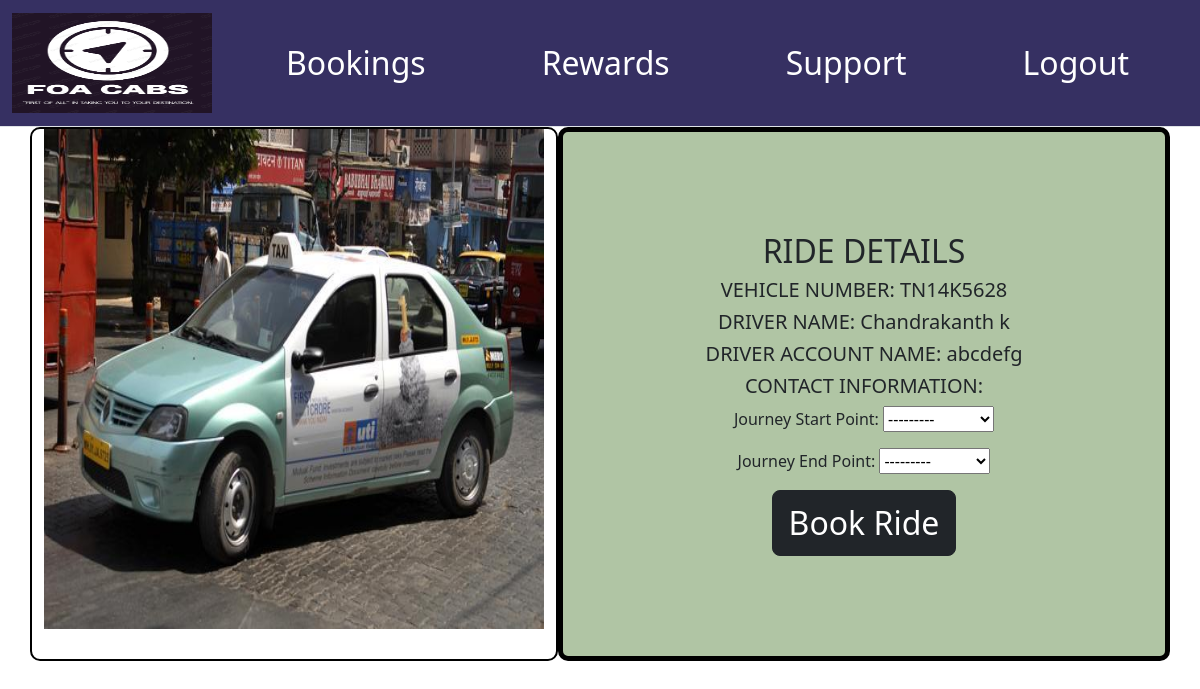
Page /customer/book_ride/abcdefg (signed in) on the committed database.
### driver/models.py (models this page shows)
class Drivers(models.Model):
    driver=models.OneToOneField(User,on_delete=models.CASCADE)
    vehicle_number=models.CharField(verbose_name='Vehicle Registration Number',
                                    unique=True,max_length=20)
    city_operating=models.CharField(max_length=20,null=False)
    vehicle_pic=models.ImageField(verbose_name='Upload Your Vehicle Photo',
                                  upload_to='driver/vehicle',
                                  blank=True)
    profile_pic=models.ImageField(verbose_name='Profile Picture',
                                  upload_to='driver/profile_pic',
                                  blank=True)
    mobile_number=models.CharField(verbose_name='Mobile Number',
                                   default='',
                                   max_length=20)
    createdAt=models.DateTimeField(auto_now_add=True)
    def __str__(self):
        return self.driver.username

### customer/models.py (models this page shows, shortened)
class Rides(models.Model):
    book_id = models.CharField(primary_key=True,
                               default=uuid.uuid4,
                               editable=False,max_length=100)
    customer_name=models.ForeignKey(Customers,on_delete=models.DO_NOTHING)
    driver_name=models.ForeignKey(Drivers,on_delete=models.DO_NOTHING)
    hours_travelled=models.FloatField(verbose_name='Hours Travelled',default=generate_travel_hours)
    journey_start_point=models.ForeignKey(Locations,models.DO_NOTHING,
                                          verbose_name='Journey Start Point',
                                         max_length=100,
                                         related_name='journey_start_location')
    journey_end_point=models.ForeignKey(Locations,models.DO_NOTHING,
                                        verbose_name='Journey End Point',
                                       max_length=100,
                                       related_name='journey_end_location')
    journey_start_time=models.DateTimeField(verbose_name='Journey Start Time',default=timezone.now)
    journey_end_time=models.DateTimeField(verbose_name='Journey End Time',default=timezone.now)
    payment_amount=models.FloatField(default=generate_payment_amount)
    payment_status_choices=(
        ('paid',"Paid"),
        ('not_paid','Not Paid'),
        ('refund','Refunded')
    )
    payment_status=models.CharField(default='not_paid',
                                    choices=payment_status_choices,
                                    max_length=10)
    ride_status_choices=(
        ('booked','Booked'),
        ('started','Started'),
        ('completed','Completed'),
        ('cancelled','Cancelled')
    )
    ride_status=models.CharField(default='booked',
                                 choices=ride_status_choices,
                                 max_length=10)
    createdAt=models.DateTimeField(auto_now_add=True)
    rating_choices=(
        ('poor',1),
        ('below average',2),
        ('average',3),
        ('above average',4),
        ('good',5)
                    )
    rating=models.IntegerField(choices=rating_choices,null=True)

### customer/views.py (the view, shortened to what this page needs)
# urls.py: path('book_ride/<str:driver>',views.book_ride,name='book_ride')
def book_ride(request,driver):
    customer= request.user.username
    customer_id=request.user.id
    print('customer name:',customer)
    print('driver name:',driver)
    print(type(customer),type(driver))
    ride_request_form = RideRequestForm(initial={'driver_name': driver,
                                                 'customer_name': customer})
    customer_obj=[x for x in Customers.objects.all() if x.customer.username==customer][0]
    driver_obj = [x for x in Drivers.objects.all() if x.driver.username==driver][0]
    print('customer_obj:',customer_obj,type(customer_obj))
    print('driver obj:',driver_obj)
    driver_user = User.objects.filter(username=driver_obj.driver).first()
    return render(request, 'customer/book_ride.html', {
        'ride_form': ride_request_form,
        'driver_obj': driver_obj,
        'driver_user': driver_user
    })

### customer/forms.py
class RideRequestForm(forms.ModelForm):
    class Meta():
        model=Rides
        fields=('journey_start_point','journey_end_point',)

### customer/models.py (called while the page is built)
def generate_payment_amount():
    return random.uniform(100,500)

def generate_travel_hours():
    return random.uniform(0,20)

    def __str__(self):
        return self.customer.username

    def __str__(self):
        return self.city

### templates/customer/book_ride.html (shortened to what this page needs)
{% extends 'customer/base.html' %}
{% block body_block %}
<div class="row">
    <div class="col">
        {% if driver_obj.vehicle_pic.url %}
        <img class='book_cab_img' src="{{driver_obj.vehicle_pic.url}}" alt="">
        {% else %}
        <img class='book_cab_img'  src="https://www.shutterstock.com/image-vector/car-logo-icon-emblem-design-260nw-473088037.jpg"
            class="card-img-top" alt="...">
        {% endif %}
    </div>
    <div id='ride_details' class="col">
        <h2>RIDE DETAILS</h2>
        <h5>VEHICLE NUMBER: {{driver_obj.vehicle_number}}</h5>
        <h5>DRIVER NAME: {{driver_user.first_name}} {{driver_user.last_name}}</h5>
        <h5>DRIVER ACCOUNT NAME: {{ driver_user.username }} </h5>
        <h5>CONTACT INFORMATION: {{driver_obj.mobile_number}}</h5>
        <form method="post">
            {{ride_form.as_p}}
            <input type="submit" class="btn btn-dark btn-lg" value="Book Ride">
        </form>
    </div>
</div>
{% endblock %}

### static/stylesheet/style.css (style rules this page uses)
.col { border: 2px solid black; text-align: center; border-radius: 10px; }
.btn-lg { font-size: xx-large; }
#ride_details { border: 5px solid black; border-radius: 10px; padding: 100px; background-color: #B0C5A4; }
.book_cab_img { width: 500px; height: 500px; }

### rows in the picture
Drivers: vehicle_pic (picture), vehicle_number "TN14K5628"

### other values in the picture
{{ driver_user.first_name }} "Chandrakanth"
{{ driver_user.last_name }} "k"
{{ driver_user.username }} "abcdefg"
